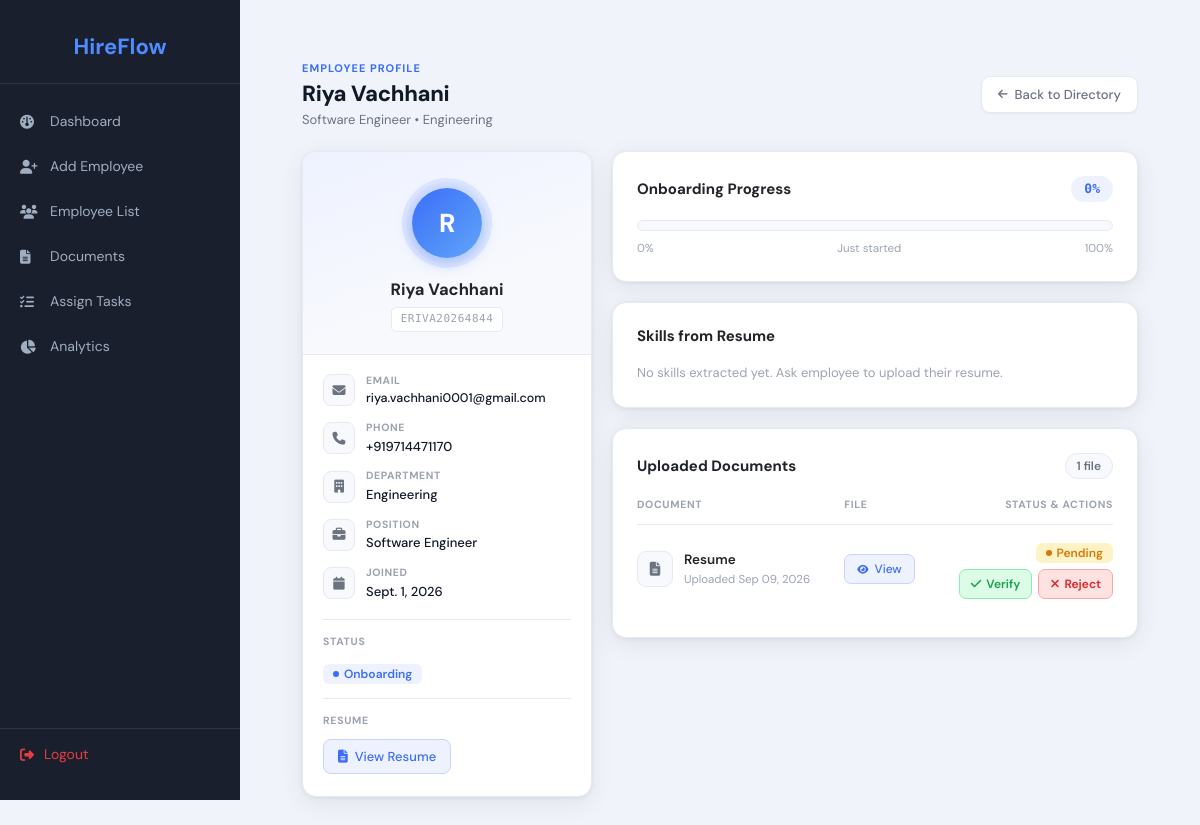
/hr/employee/1/ (signed in), run on the app's committed database.
### accounts/models.py (models this page shows, shortened)
class Employee(models.Model):
    ROLE_CHOICES = [
        ('HR', 'HR'),
        ('EMPLOYEE', 'Employee'),
    ]
    STATUS_CHOICES = [
        ('onboarding', 'Onboarding'),
        ('active', 'Active'),
        ('inactive', 'Inactive'),
    ]
    user = models.OneToOneField(User, on_delete=models.CASCADE)
    employee_id = models.CharField(max_length=20, unique=True)
    role = models.CharField(max_length=10, choices=ROLE_CHOICES)
    full_name = models.CharField(max_length=100)
    email = models.EmailField(unique=True)
    phone = models.CharField(max_length=15, blank=True)
    department = models.CharField(max_length=100, blank=True)
    position = models.CharField(max_length=100, blank=True)
    joining_date = models.DateField(null=True, blank=True)
    status = models.CharField(max_length=20, choices=STATUS_CHOICES, default='onboarding')
    resume = models.FileField(upload_to='resumes/', blank=True, null=True)
    skills = models.TextField(blank=True)
    onboarding_progress = models.IntegerField(default=0)

### onboarding/models.py (models this page shows, shortened)
class Document(models.Model):
    DOCUMENT_TYPES = [
        ('resume', 'Resume'),
        ('id_proof', 'ID Proof'),
        ('address_proof', 'Address Proof'),
        ('certificate', 'Certificate'),
        ('other', 'Other'),
    ]
    employee = models.ForeignKey(Employee, on_delete=models.CASCADE, related_name='documents')
    document_type = models.CharField(max_length=50, choices=DOCUMENT_TYPES)
    file = models.FileField(upload_to='documents/')
    uploaded_at = models.DateTimeField(auto_now_add=True)
    verified = models.BooleanField(default=False)
    rejected = models.BooleanField(default=False)
    rejection_reason = models.TextField(blank=True, null=True)

### onboarding/views.py (the view)
    def wrapper(request, *args, **kwargs):
        if not request.user.is_authenticated:
            return redirect('/')
        try:
            Employee.objects.get(user=request.user, role='HR')
        except Employee.DoesNotExist:
            return redirect('/')
        return view_func(request, *args, **kwargs)

### onboarding/context_processors.py (called while the page is built)
def user_role(request):
    is_hr       = False
    is_employee = False
    if request.user.is_authenticated:
        try:
            emp         = Employee.objects.get(user=request.user)
            is_hr       = emp.role == 'HR'
            is_employee = emp.role == 'EMPLOYEE'
        except Employee.DoesNotExist:
            pass
    return {'is_hr': is_hr, 'is_employee': is_employee}

### onboarding/views.py (called while the page is built)
def hr_required(view_func):
    def wrapper(request, *args, **kwargs):
        if not request.user.is_authenticated:
            return redirect('/')
        try:
            Employee.objects.get(user=request.user, role='HR')
        except Employee.DoesNotExist:
            return redirect('/')
        return view_func(request, *args, **kwargs)
    return wrapper

@hr_required
def employee_profile(request, pk):
    employee  = get_object_or_404(Employee, pk=pk)
    documents = Document.objects.filter(employee=employee)
    skills = [s.strip() for s in employee.skills.split(',') if s.strip()] if employee.skills else []
    return render(request, 'employee_profile.html', {
        'employee':  employee,
        'documents': documents,
        'skills': skills,
    })

### templates/employee_profile.html (shortened to what this page needs)
{% extends "base.html" %}
{% load custom_filters %}
{% block content %}
<div class="ph">
  <div>
    <p class="ph-eyebrow">Employee Profile</p>
    <h2 class="ph-title">{{ employee.full_name }}</h2>
    <p class="ph-sub">{{ employee.position }} &bull; {{ employee.department }}</p>
  </div>
  <a href="{% url 'employee_list' %}" class="btn-back">
    <i class="fa fa-arrow-left" style="font-size:11px;"></i> Back to Directory
  </a>
</div>
<div class="detail-grid">
  <div class="card" style="align-self:start;">
    <div class="avatar-wrap">
      <div class="avatar-ring">
        <div class="avatar">{{ employee.full_name|first }}</div>
      </div>
      <p class="emp-name">{{ employee.full_name }}</p>
      <span class="emp-id">{{ employee.employee_id }}</span>
    </div>
    <ul class="info-list">
      <li class="info-item">
        <div class="info-icon"><i class="fa fa-envelope"></i></div>
        <div>
          <div class="info-label">Email</div>
          <div class="info-value" style="font-size:12.5px; word-break:break-word;">{{ employee.email }}</div>
        </div>
      </li>
      <li class="info-item">
        <div class="info-icon"><i class="fa fa-phone"></i></div>
        <div>
          <div class="info-label">Phone</div>
          <div class="info-value">{{ employee.phone|default:"N/A" }}</div>
        </div>
      </li>
      <li class="info-item">
        <div class="info-icon"><i class="fa fa-building"></i></div>
        <div>
          <div class="info-label">Department</div>
          <div class="info-value">{{ employee.department }}</div>
        </div>
      </li>
      <li class="info-item">
        <div class="info-icon"><i class="fa fa-briefcase"></i></div>
        <div>
          <div class="info-label">Position</div>
          <div class="info-value">{{ employee.position }}</div>
        </div>
      </li>
      <li class="info-item">
        <div class="info-icon"><i class="fa fa-calendar"></i></div>
        <div>
          <div class="info-label">Joined</div>
          <div class="info-value">{{ employee.joining_date }}</div>
        </div>
      </li>
    </ul>
    <div class="divider"></div>
    <div class="sidebar-section">
      <div class="sidebar-label">Status</div>
      {% if employee.status == 'active' %}
        <span class="badge badge-success"><span class="badge-dot"></span>Active</span>
      {% elif employee.status == 'onboarding' %}
        <span class="badge badge-primary"><span class="badge-dot"></span>Onboarding</span>
      {% else %}
        <span class="badge badge-danger"><span class="badge-dot"></span>Inactive</span>
      {% endif %}
    </div>
    <div class="divider"></div>
    <div class="sidebar-section" style="padding-bottom:22px;">
      <div class="sidebar-label">Resume</div>
      {% if employee.resume %}
        <a href="{{ employee.resume.url }}" class="btn-resume" target="_blank">
          <i class="fa fa-file-text"></i> View Resume
        </a>
      {% else %}
        <p class="no-doc">No resume uploaded</p>
      {% endif %}
    </div>
  </div>
  <div class="right-col">
    <div class="card">
      <div class="card-body">
        <div class="section-header">
          <h5 class="section-title">Onboarding Progress</h5>
          <span class="pct-pill">{{ employee.onboarding_progress }}%</span>
        </div>
        <div class="progress-track">
        </div>
        <div class="progress-meta">
          <span>0%</span>
          <span>
            {% if employee.onboarding_progress < 30 %}Just started
            {% elif employee.onboarding_progress < 70 %}In progress
            {% elif employee.onboarding_progress < 100 %}Almost there
            {% else %}✓ Complete{% endif %}
          </span>
          <span>100%</span>
        </div>
      </div>
    </div>
    <div class="card">
      <div class="card-body">
        <div class="section-header">
          <h5 class="section-title">Skills from Resume</h5>
        </div>
        {% if skills %}
          <div class="d-flex flex-wrap gap-2 mt-3">
            {% for skill in skills %}
              <span class="badge" style="background: linear-gradient(135deg,#667eea,#764ba2); color:white; font-size:12px; font-weight:600; padding:6px 12px; border-radius:20px;">
                {{ skill }}
              </span>
            {% endfor %}
          </div>
        {% else %}
          <p class="no-doc mt-2">No skills extracted yet. Ask employee to upload their resume.</p>
        {% endif %}
      </div>
    </div>
    <div class="card">
      <div class="card-body">
        <div class="section-header">
          <h5 class="section-title">Uploaded Documents</h5>
          {% if documents %}
            <span class="doc-count">{{ documents|length }} file{{ documents|length|pluralize }}</span>
          {% endif %}
        </div>
        {% if documents %}
        <table class="doc-table">
          <thead>
            <tr>
              <th>Document</th>
              <th>File</th>
              <th style="text-align:right;">Status &amp; Actions</th>
            </tr>
          </thead>
          <tbody>
          {% for doc in documents %}
            <tr id="doc-row-{{ doc.id }}">
              <td>
                <div class="doc-type">
                  <div class="doc-icon">
                    {% if 'id' in doc.document_type|lower %}
                      <i class="fa fa-id-card"></i>
                    {% elif 'cert' in doc.document_type|lower %}
                      <i class="fa fa-certificate"></i>
                    {% elif 'resume' in doc.document_type|lower %}
                      <i class="fa fa-file-text"></i>
                    {% else %}
                      <i class="fa fa-file"></i>
                    {% endif %}
                  </div>
                  <div>
                    <div class="doc-name">{{ doc.get_document_type_display }}</div>
                    <div class="doc-sub">
                      Uploaded {% if doc.uploaded_at %}{{ doc.uploaded_at|date:"M d, Y" }}{% else %}document{% endif %}
                    </div>
                  </div>
                </div>
              </td>
              <td>
                <a href="{{ doc.file.url }}" class="btn-view" target="_blank">
                  <i class="fa fa-eye" style="font-size:10px;"></i> View
                </a>
              </td>
              <td>
                <div class="status-cell">
                  <span id="status-badge-{{ doc.id }}">
                    {% if doc.status == 'verified' or doc.verified %}
                      <span class="badge badge-success"><span class="badge-dot"></span>Verified</span>
                    {% elif doc.status == 'rejected' %}
                      <span class="badge badge-danger"><span class="badge-dot"></span>Rejected</span>
                    {% else %}
                      <span class="badge badge-warning"><span class="badge-dot"></span>Pending</span>
                    {% endif %}
                  </span>
                  <div class="doc-actions" id="doc-actions-{{ doc.id }}"
                    {% if doc.status == 'verified' or doc.verified %}style="display:none;"{% endif %}>
                    <button
                      class="btn-verify"
                      onclick="submitVerify({{ doc.id }})"
                      title="Mark as Verified">
                      <i class="fa fa-check"></i> Verify
                    </button>
                    <button
                      class="btn-reject"
                      onclick="openRejectModal({{ doc.id }}, '{{ doc.get_document_type_display|escapejs }}', '{{ doc.uploaded_at|date:"M d, Y"|default:"document" }}')"
                      title="Reject Document">
                      <i class="fa fa-times"></i> Reject
                    </button>
                  </div>
                </div>
              </td>
            </tr>
          {% endfor %}
          </tbody>
        </table>
        {% else %}
          <div class="empty-docs">
            <div class="empty-icon"><i class="fa fa-folder-open"></i></div>
            <p>No documents uploaded yet.</p>
          </div>
        {% endif %}
      </div>
    </div>
  </div>
</div>
{% endblock %}

### templates/base.html (shortened to what this page needs)
<!DOCTYPE html>
<html lang="en">
<head>
    <link href="https://cdn.jsdelivr.net/npm/bootstrap@5.3.2/dist/css/bootstrap.min.css" rel="stylesheet">
    <link href="https://cdnjs.cloudflare.com/ajax/libs/font-awesome/6.5.0/css/all.min.css" rel="stylesheet">
</head>
<body>
<div class="sidebar">
    <div class="sidebar-brand">HireFlow</div>
    <nav>
        {% if is_hr %}
            <a href="/hr/dashboard/"   class="{% if request.path == '/hr/dashboard/' %}active{% endif %}">
                <i class="fa fa-gauge"></i> Dashboard
            </a>
            <a href="/hr/add-employee/" class="{% if request.path == '/hr/add-employee/' %}active{% endif %}">
                <i class="fa fa-user-plus"></i> Add Employee
            </a>
            <a href="/hr/employees/"   class="{% if request.path == '/hr/employees/' %}active{% endif %}">
                <i class="fa fa-users"></i> Employee List
            </a>
            <a href="/hr/documents/"   class="{% if request.path == '/hr/documents/' %}active{% endif %}">
                <i class="fa fa-file-alt"></i> Documents
            </a>
            <a href="/hr/assign-task/" class="{% if request.path == '/hr/assign-task/' %}active{% endif %}">
                <i class="fa fa-tasks"></i> Assign Tasks
            </a>
            <a href="/hr/analytics/"   class="{% if request.path == '/hr/analytics/' %}active{% endif %}">
                <i class="fa fa-chart-pie"></i> Analytics
            </a>
        {% endif %}
    </nav>
    <div class="sidebar-footer">
        <a href="/logout/"><i class="fa fa-sign-out-alt"></i> Logout</a>
    </div>
</div>
<div class="content">
    {% block content %}{% endblock %}
</div>
</body>
</html>

### templates/base.html (style rules this page uses)
body { display: flex; min-height: 100vh; background: #f4f6f9; }
.sidebar { width: 240px; background: #1a1f2e; color: white; padding: 20px 0; position: fixed; height: 100vh; display: flex; flex-direction: column; }
.sidebar-brand { font-size: 22px; font-weight: 700; color: #4e8cff; text-align: center; padding: 10px 20px 20px; border-bottom: 1px solid #2d3446; }
.sidebar nav { padding: 15px 0; flex: 1; }
.sidebar nav a { display: flex; align-items: center; gap: 12px; color: #a0aec0; padding: 12px 20px; text-decoration: none; font-size: 14px; transition: all 0.2s; }
.sidebar nav a i { width: 18px; }
.sidebar-footer { padding: 15px 20px; border-top: 1px solid #2d3446; }
.sidebar-footer a { display: flex; align-items: center; gap: 10px; color: #e53e3e; text-decoration: none; font-size: 14px; }
.content { margin-left: 240px; padding: 30px; width: 100%; }

### data on the page
Employee: full_name "Riya Vachhani", position "Software Engineer", department "Engineering", full_name|first "R", employee_id "ERIVA20264844", email "riya.vachhani0001@gmail.com", phone "+919714471170", joining_date "Sept. 1, 2026", onboarding_progress "0"
Document: document_type "Resume", uploaded_at "Sep 09, 2026", verified False (drawn)

### other printed values
{{ documents|length }} "1"
